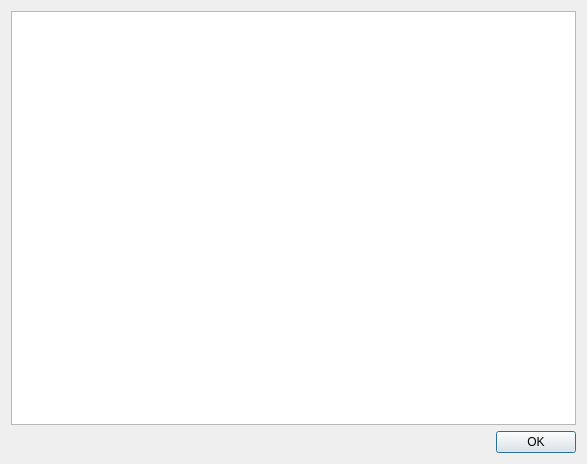
<?xml version="1.0" encoding="UTF-8"?>
<ui version="4.0">
 <class>AboutDlg</class>
 <widget class="QDialog" name="AboutDlg">
  <property name="geometry">
   <rect>
    <x>0</x>
    <y>0</y>
    <width>587</width>
    <height>464</height>
   </rect>
  </property>
  <property name="windowTitle">
   <string>Dialog</string>
  </property>
  <layout class="QVBoxLayout" name="verticalLayout">
   <item>
    <widget class="QTextBrowser" name="textBrowser"/>
   </item>
   <item>
    <widget class="QDialogButtonBox" name="buttonBox">
     <property name="orientation">
      <enum>Qt::Horizontal</enum>
     </property>
     <property name="standardButtons">
      <set>QDialogButtonBox::Ok</set>
     </property>
    </widget>
   </item>
  </layout>
 </widget>
 <resources/>
 <connections>
  <connection>
   <sender>buttonBox</sender>
   <signal>accepted()</signal>
   <receiver>AboutDlg</receiver>
   <slot>accept()</slot>
   <hints>
    <hint type="sourcelabel">
     <x>248</x>
     <y>254</y>
    </hint>
    <hint type="destinationlabel">
     <x>157</x>
     <y>274</y>
    </hint>
   </hints>
  </connection>
  <connection>
   <sender>buttonBox</sender>
   <signal>rejected()</signal>
   <receiver>AboutDlg</receiver>
   <slot>reject()</slot>
   <hints>
    <hint type="sourcelabel">
     <x>316</x>
     <y>260</y>
    </hint>
    <hint type="destinationlabel">
     <x>286</x>
     <y>274</y>
    </hint>
   </hints>
  </connection>
 </connections>
</ui>
